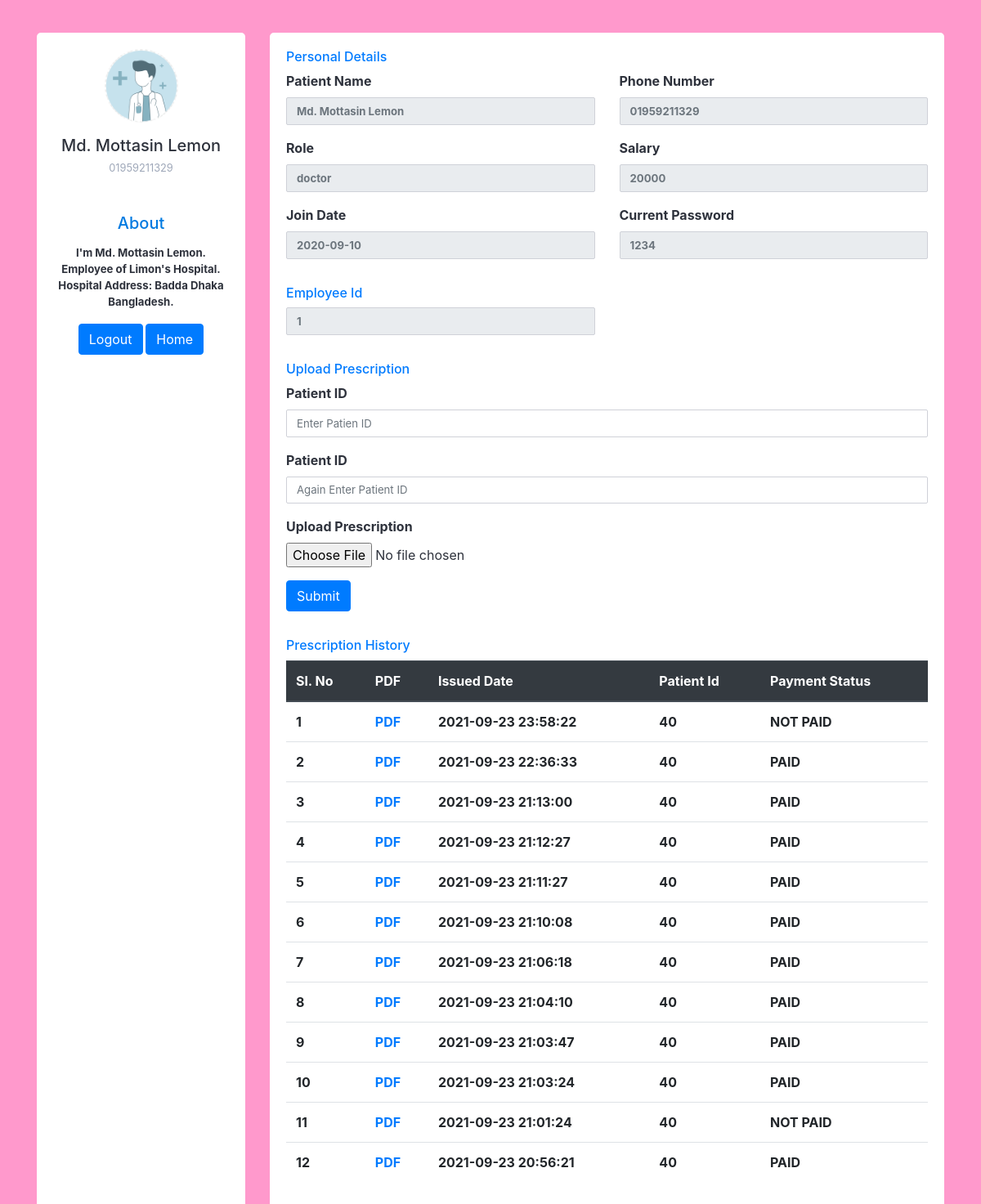
The page /empl_profile.php (signed in) on the database its author committed.
### tables this page shows
CREATE TABLE `employee` (
  `id` int(10) NOT NULL,
  `name` varchar(100) NOT NULL,
  `salary` int(6) NOT NULL,
  `role` varchar(20) NOT NULL,
  `phone_number` varchar(15) NOT NULL,
  `join_date` date NOT NULL,
  `status` varchar(10) NOT NULL DEFAULT 'active',
  `updated_at` varchar(20) DEFAULT NULL,
  `created_at` varchar(20) NOT NULL DEFAULT current_timestamp(),
  `password` varchar(20) NOT NULL
);

CREATE TABLE `prescription` (
  `id` int(10) NOT NULL,
  `file_name` varchar(200) NOT NULL,
  `payment_status` varchar(11) NOT NULL DEFAULT 'NOT PAID',
  `created_at` varchar(20) NOT NULL DEFAULT current_timestamp(),
  `updated_at` varchar(20) DEFAULT NULL,
  `patient_id` int(10) NOT NULL,
  `doctor_id` int(10) NOT NULL,
  `payment_amount` int(10) NOT NULL,
  `txd_id` varchar(200) NOT NULL
);

### empl_profile.php (the view, shortened to what this page needs)
<?php
if ( isset($_SESSION['employee_id']))
{
    $employee_id = $_SESSION['employee_id'];
    $connection =  new mysqli('localhost','root','','hms');
    $sql =" SELECT * FROM employee WHERE id = '$employee_id'";
    $data = $connection -> query($sql);
    $values = $data->fetch_assoc();
    $name = $values['name'];
    $id = $values['id'];
    $salary = $values['salary'];
    $role = $values['role'];
    $phone_number = $values['phone_number'];
    $join_date = $values['join_date'];
    $password = $values['password'];
}
else{
    header('location:empl_login.php');
}
?>
<!DOCTYPE html>
<html lang="en">
<head>
    <link href="https://cdn.jsdelivr.net/npm/bootstrap@4.5.0/dist/css/bootstrap.min.css" rel="stylesheet">
</head>
<body>
<div class="container">
    <div class="row gutters">
        <div class="col-xl-3 col-lg-3 col-md-12 col-sm-12 col-12">
            <div class="card h-100">
                <div class="card-body">
                    <div class="account-settings">
                        <div class="user-profile">
                            <div class="user-avatar">
                                <img src="assets/img/doc.jpg" alt="Maxwell Admin">
                            </div>
                            <h5 class="user-name"><?php echo $name; ?></h5>
                            <h6 class="user-email"><?php echo $phone_number; ?></h6>
                        </div>
                        <div class="about">
                            <h5>About</h5>
                            <p>I'm <?php echo $name; ?>. Employee of Limon's Hospital.  Hospital Address:
                                Badda Dhaka Bangladesh.  </p>
                        </div>
                        <div class="footer-links text-center">
                            <a href="logout.php" class="btn btn-primary">Logout</a>
                            <a href="index.php" class="btn btn-primary">Home</a>
                        </div>
                    </div>
                </div>
            </div>
        </div>
        <div class="col-xl-9 col-lg-9 col-md-12 col-sm-12 col-12">
            <div class="card h-100">
                <div class="card-body">
                    <div class="row gutters">
                        <div class="col-xl-12 col-lg-12 col-md-12 col-sm-12 col-12">
                            <h6 class="mb-2 text-primary">Personal Details</h6>
                        </div>
                        <div class="col-xl-6 col-lg-6 col-md-6 col-sm-6 col-12">
                            <div class="form-group">
                                <label for="fullName">Patient Name</label>
                                <input type="text" style="font-weight: bold;" class="form-control" id="fullName" placeholder="<?php echo $name; ?>" disabled>
                            </div>
                        </div>
                        <div class="col-xl-6 col-lg-6 col-md-6 col-sm-6 col-12">
                            <div class="form-group">
                                <label for="eMail">Phone Number</label>
                                <input type="text" style="font-weight: bold;" class="form-control" id="fullName" placeholder="<?php echo $phone_number; ?>" disabled>
                            </div>
                        </div>
                        <div class="col-xl-6 col-lg-6 col-md-6 col-sm-6 col-12">
                            <div class="form-group">
                                <label for="website">Role</label>
                                <input type="text" style="font-weight: bold;" class="form-control" id="fullName" placeholder="<?php echo $role; ?>" disabled>
                            </div>
                        </div>
                        <div class="col-xl-6 col-lg-6 col-md-6 col-sm-6 col-12">
                            <div class="form-group">
                                <label for="website">Salary</label>
                                <input type="text" style="font-weight: bold;" class="form-control" id="fullName" placeholder="<?php echo $salary; ?>" disabled>
                            </div>
                        </div>
                        <div class="col-xl-6 col-lg-6 col-md-6 col-sm-6 col-12">
                            <div class="form-group">
                                <label for="website">Join Date</label>
                                <input type="text" style="font-weight: bold;" class="form-control" id="fullName" placeholder="<?php echo $join_date; ?>" disabled>
                            </div>
                        </div>
                        <div class="col-xl-6 col-lg-6 col-md-6 col-sm-6 col-12">
                            <div class="form-group">
                                <label for="Street">Current Password</label>
                                <input type="text" style="font-weight: bold;" class="form-control" id="fullName" placeholder="<?php echo $password; ?>" disabled>
                            </div>
                        </div>
                    </div>
                    <div class="row gutters">
                        <div class="col-xl-12 col-lg-12 col-md-12 col-sm-12 col-12">
                            <h6 class="mt-3 mb-2 text-primary">Employee Id</h6>
                        </div>
                        <div class="col-xl-6 col-lg-6 col-md-6 col-sm-6 col-12">
                            <div class="form-group">
                                <input type="text" style="font-weight: bold;" class="form-control" id="fullName" placeholder="<?php echo $id; ?>" disabled>
                            </div>
                        </div>
                    </div>
                    <div class="row gutters">
                        <div class="col-xl-12 col-lg-12 col-md-12 col-sm-12 col-12">
                            <h6 class="mt-3 mb-2 text-primary">Upload Prescription</h6>
                        </div>
                        <div class="col-xl-12 col-lg-12 col-md-12 col-sm-12 col-12">
                            <form method="POST" enctype="multipart/form-data">
                                <div class="form-group">
                                    <label for="exampleInputEmail1">Patient ID</label>
                                    <input type="text" class="form-control" name="first_patient_id" placeholder="Enter Patien ID" required>
                                </div>
                                <div class="form-group">
                                    <label for="exampleInputPassword1">Patient ID</label>
                                    <input type="text" class="form-control" name="second_patient_id" placeholder="Again Enter Patient ID" required>
                                </div>
                                <div class="form-group">
                                    <label for="exampleFormControlFile1">Upload Prescription</label>
                                    <input type="file" class="form-control-file" name="prescription" required>
                                </div>
                                <div class="form-group">
                                    <input type="submit" class="btn btn-primary text-center" name="prescription_submit" value="Submit">
                                </div>
                            </form>
                        </div>
                    </div>
                    <div class="row gutters">
                        <div class="col-xl-12 col-lg-12 col-md-12 col-sm-12 col-12">
                            <h6 class="mt-3 mb-2 text-primary">Prescription History</h6>
                        </div>
                        <div class="col-xl-12 col-lg-12 col-md-12 col-sm-12 col-12">
                            <table class="table">
                                <thead class="thead-dark">
                                <tr>
                                    <th scope="col">Sl. No</th>
                                    <th scope="col">PDF</th>
                                    <th scope="col">Issued Date</th>
                                    <th scope="col">Patient Id</th>
                                    <th scope="col">Payment Status</th>
                                </tr>
                                </thead>
                                <tbody>
                                <?php
                                $sql =" SELECT * FROM prescription WHERE doctor_id = '$employee_id' ORDER BY created_at DESC ";
                                $data = $connection -> query($sql);
                                $i =1 ;
                                while ( $values = $data->fetch_assoc()){
                                $pdf_link = $values['file_name'];
                                $payment_status = $values['payment_status'];
                                $issued_date = $values['created_at'];
                                $patient = $values['patient_id'];
                                ?>
                                    <tr>
                                        <td> <?php echo $i++; ?>  </td>
                                        <td><a  href="download.php?path=assets/prescription/<?php echo $pdf_link ; ?> " >PDF</a></td>
                                        <td><?php echo $issued_date; ?></td>
                                        <td><?php echo$patient; ?></td>
                                        <td><?php echo$payment_status; ?></td>
                                    </tr>
                                <?php
                                }
                                ?>
                                </tbody>
                            </table>
                        </div>
                    </div>
                </div>
            </div>
            </div>
        </div>
    </div>
</body>
</html>

### empl_profile.php (style rules this page uses)
body { margin: 0; padding-top: 40px; color: #2e323c; background: #ff99cc; position: relative; height: 100%; font-weight: bold; }
.account-settings .user-profile { margin: 0 0 1rem 0; padding-bottom: 1rem; text-align: center; }
.account-settings .user-profile .user-avatar { margin: 0 0 1rem 0; }
.account-settings .user-profile .user-avatar img { width: 90px; height: 90px; -webkit-border-radius: 100px; -moz-border-radius: 100px; border-radius: 100px; }
.account-settings .user-profile h5.user-name { margin: 0 0 0.5rem 0; }
.account-settings .user-profile h6.user-email { margin: 0; font-size: 0.8rem; font-weight: 400; color: #9fa8b9; }
.account-settings .about { margin: 2rem 0 0 0; text-align: center; }
.account-settings .about h5 { margin: 0 0 15px 0; color: #007ae1; }
.account-settings .about p { font-size: 0.825rem; }
.form-control { border: 1px solid #cfd1d8; -webkit-border-radius: 2px; -moz-border-radius: 2px; border-radius: 2px; font-size: .825rem; background: #ffffff; color: #2e323c; }
.card { background: #ffffff; -webkit-border-radius: 5px; -moz-border-radius: 5px; border-radius: 5px; border: 0; margin-bottom: 1rem; }

### rows shown on the page
employee: name "Md. Mottasin Lemon", phone_number "01959211329", role "doctor", salary "20000", join_date "2020-09-10", password "1234", id "1"
prescription: created_at "2021-09-23 23:58:22", patient "40", payment_status "NOT PAID"
prescription: created_at "2021-09-23 22:36:33", patient "40", payment_status "PAID"
prescription: created_at "2021-09-23 21:13:00", patient "40", payment_status "PAID"
prescription: created_at "2021-09-23 21:12:27", patient "40", payment_status "PAID"
prescription: created_at "2021-09-23 21:11:27", patient "40", payment_status "PAID"
prescription: created_at "2021-09-23 21:10:08", patient "40", payment_status "PAID"
prescription: created_at "2021-09-23 21:06:18", patient "40", payment_status "PAID"
prescription: created_at "2021-09-23 21:04:10", patient "40", payment_status "PAID"
prescription: created_at "2021-09-23 21:03:47", patient "40", payment_status "PAID"
prescription: created_at "2021-09-23 21:03:24", patient "40", payment_status "PAID"
prescription: created_at "2021-09-23 21:01:24", patient "40", payment_status "NOT PAID"
prescription: created_at "2021-09-23 20:56:21", patient "40", payment_status "PAID"
